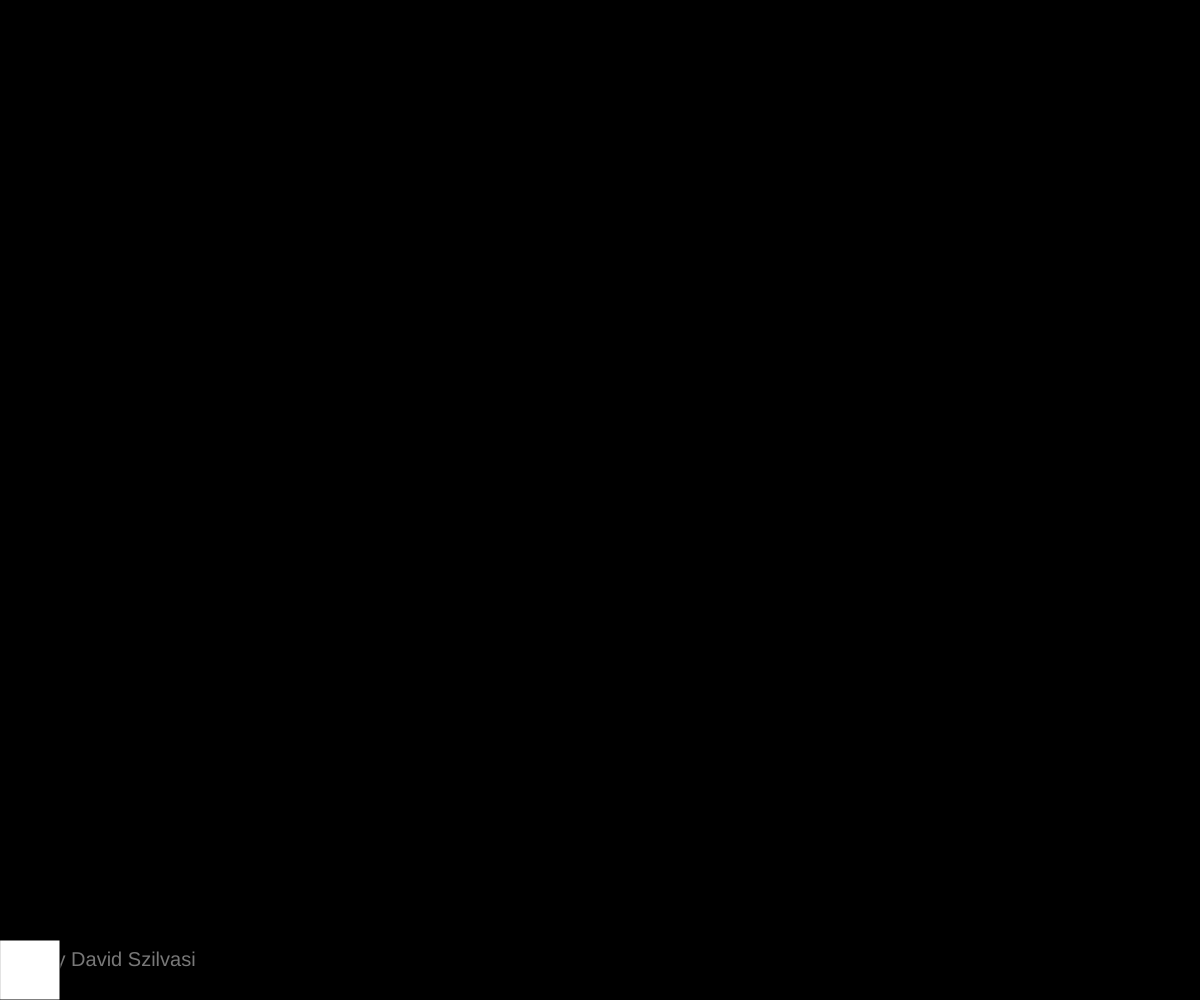
Frame 1 (no input)
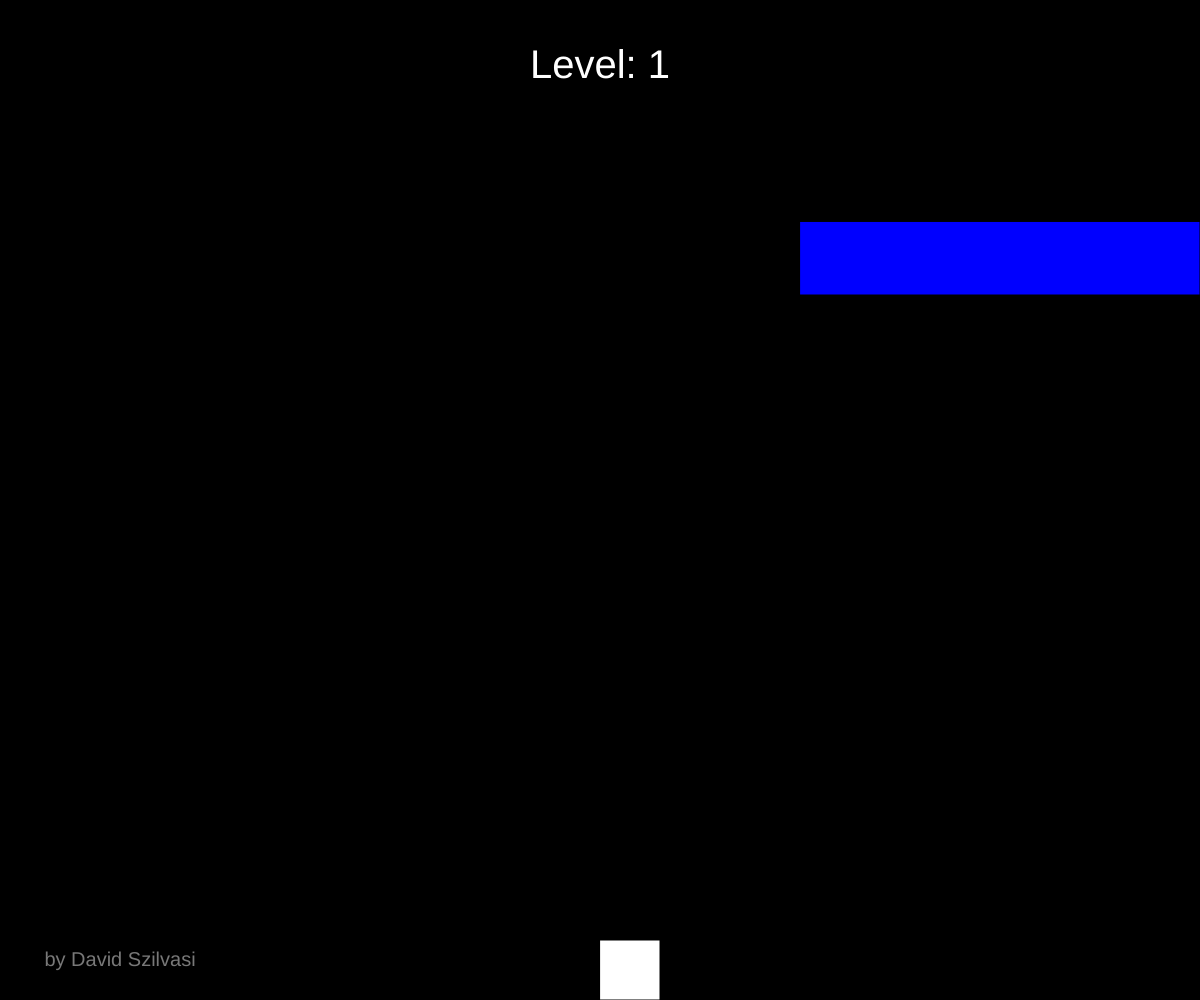
Frame 60 (no input)
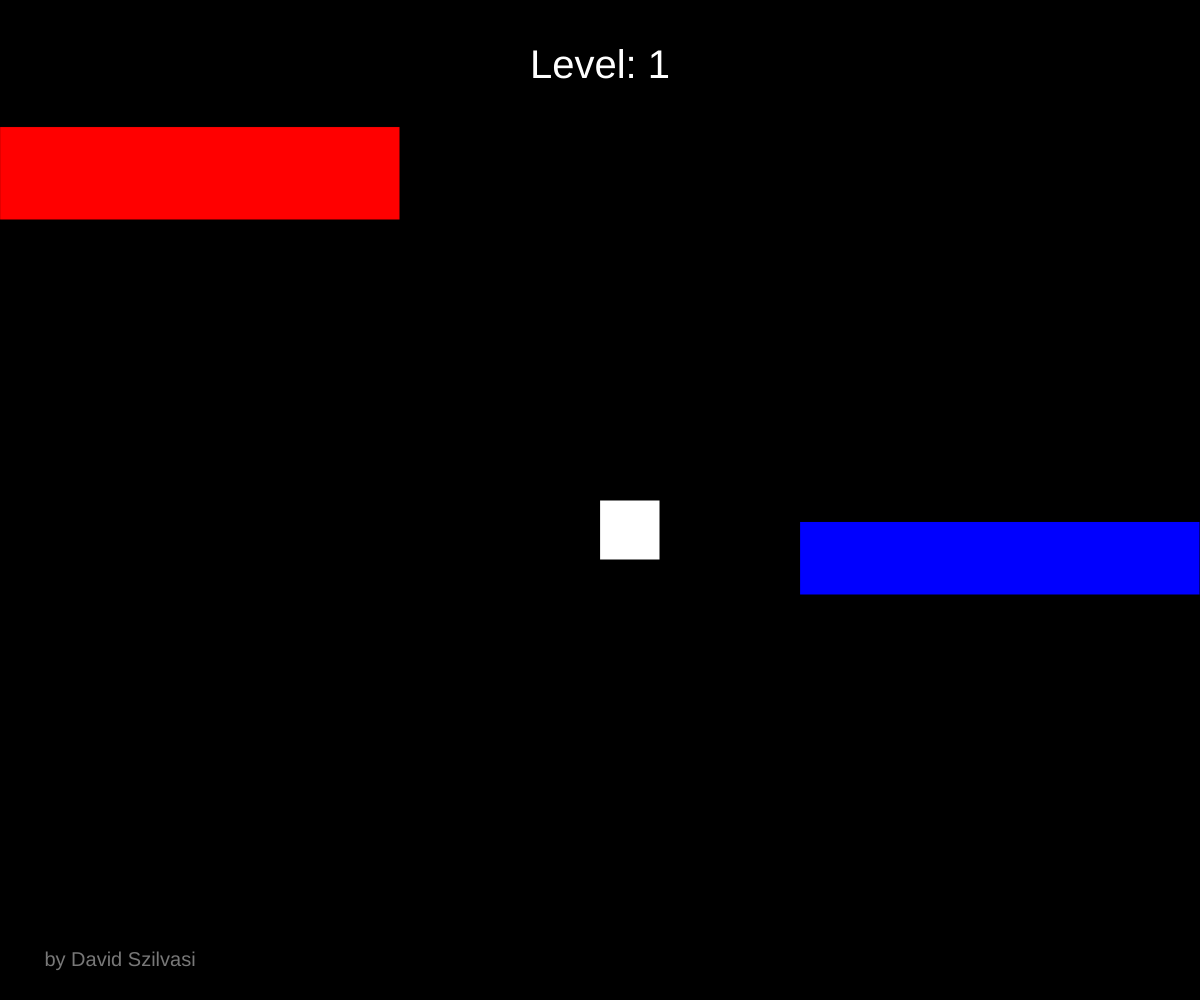
Frame 120 (the mouse pressed at the canvas centre since frame 60)

The p5.js sketch that drew these frames (run headless with seeded random() and noise() and a simulated clock; from frame 60 on, the mouse is pressed at the canvas centre):

// p5.js sketch
// ── sketch.js
let obstacles;
let player1;
let score;
let level;
let distance;
let fallSpeed;
let lastCol;

function setup() {
  createCanvas(windowWidth, windowHeight);
  player1 = new Player();
  distanceMultiplier = 5;
  distance = player1.h * distanceMultiplier;
  fallSpeed = height/200;
  obstacles = [];
  lastCol = 3;
  obstacles.push(new Obstacle());
  level = 1;
  score = 0;
  textAlign(CENTER, CENTER);
  loop();
}

function draw() {
  background(0);
  textSize(width/30);
  text('Level: ' + level,width/2,height/15);
  textSize(width/60);
  fill(120);
  text('by David Szilvasi',width/10,(height/100)*96)

  
  for (let i = obstacles.length-1; i >= 0; i--) {
    obstacles[i].display();
    obstacles[i].fall();
    
    if (obstacles[obstacles.length-1].y > distance) {
      obstacles.push(new Obstacle());
    }
    
    if (obstacles[i].hits(player1)) {
      fill(255);
      textSize(width/16);
      text('Game Over\nLevel: ' + level + '\n\nPress Enter to restart',width/2,height/2);
      noLoop();
    }

    if (obstacles[i].offscreen()) {
      obstacles.splice(i, 1);
      score += 1;
    }
  }

  player1.display();
  player1.move();   
  
  if (score % 5 == 0 && score != 0) {
    if (distance >= player1.h*3.7) {
      distanceMultiplier -= 0.4;
      distance = player1.h * distanceMultiplier;
    }
    fallSpeed += 0.75;
    level += 1;
    score += 1;
  }
}

function keyPressed() {
  if (keyCode === ENTER || keyCode === 32) {
    setup();
  }
}
// ── obstacle.js
class Obstacle {
  constructor() {
    lastCol = random([0, 1, 2].filter(item => item != lastCol));
    this.x = ((width / 3) * lastCol);
    this.w = width / 3;
    this.h = random(height / 15, height / 10);
    this.y = -this.h;
    this.RGB = random([
      [255, 0, 0],
      [0, 255, 0],
      [0, 0, 255]
    ]);
  }

  display() {
    fill(this.RGB);
    rect(this.x, this.y, this.w, this.h);
  }

  fall() {
    this.y += fallSpeed;
  }

  hits(player) {
    if ((player.y > this.y && player.y < this.y + this.h) || (player.y + player.h > this.y && player.y + player.h < this.y + this.h)) {
      if ((player.x > this.x && player.x < this.x + this.w) || (player.x + player.w > this.x && player.x + player.w < this.x + this.w)) {
        return true;
      }
    }
    return false;
  }


  offscreen() {
    if ((this.y) > height) {
      return true;
    } else {
      return false;
    }
  }


}
// ── player.js
class Player {
    constructor() {
    this.x = 0;
    this.w = width/20;
    this.h = this.w;
    this.y = height-this.h;
  }
  
  display() {
    fill(255);
    rect(this.x, this.y, this.w, this.h);
  }
  
  move() {
    if (mouseX == 0 && mouseY == 0) {
      this.x = width/2;
      this.y = height-this.h;
    } else {
      this.x = mouseX;
      this.y = mouseY;
    }
  }
}
